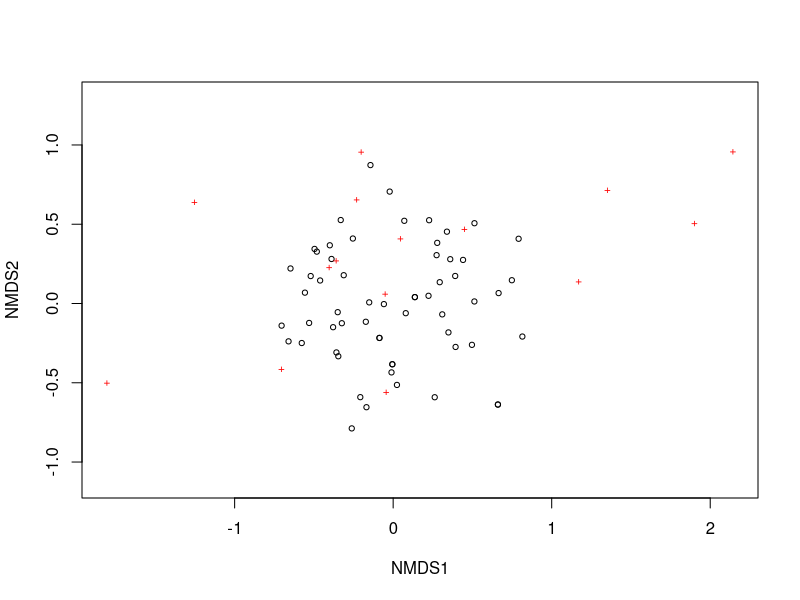
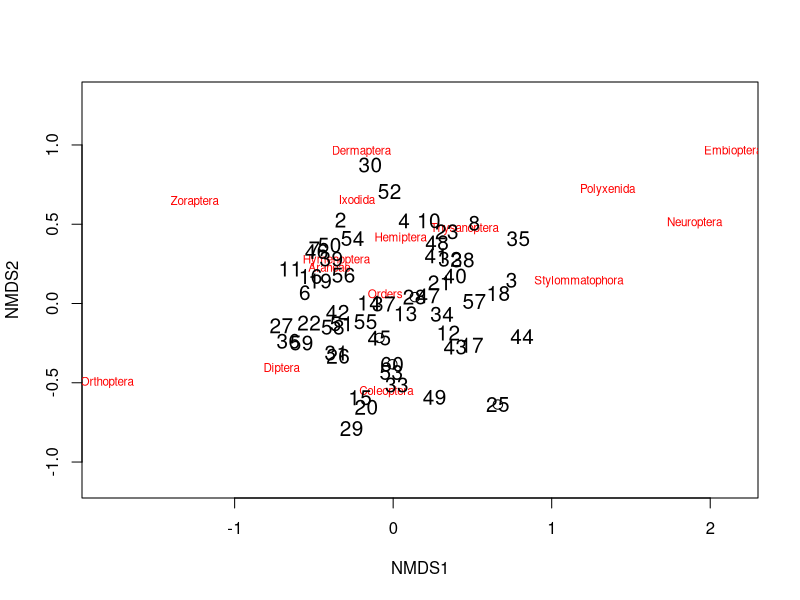
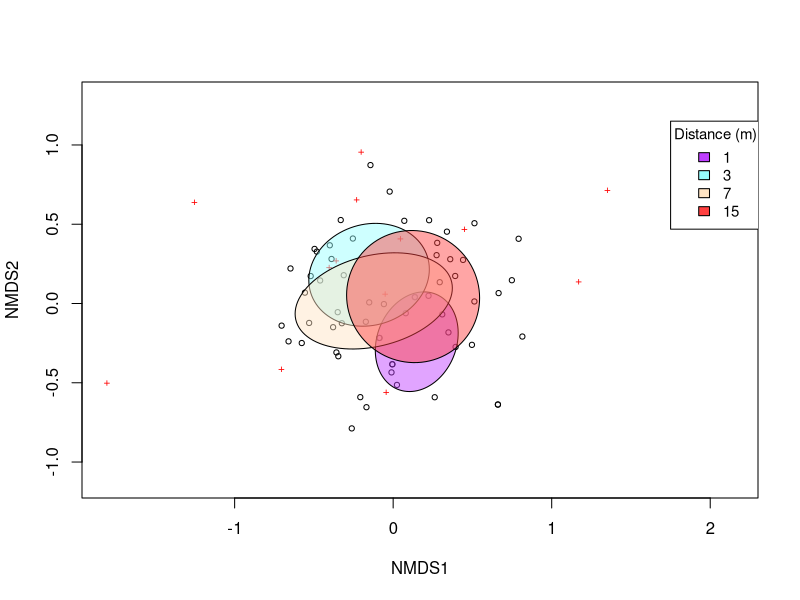
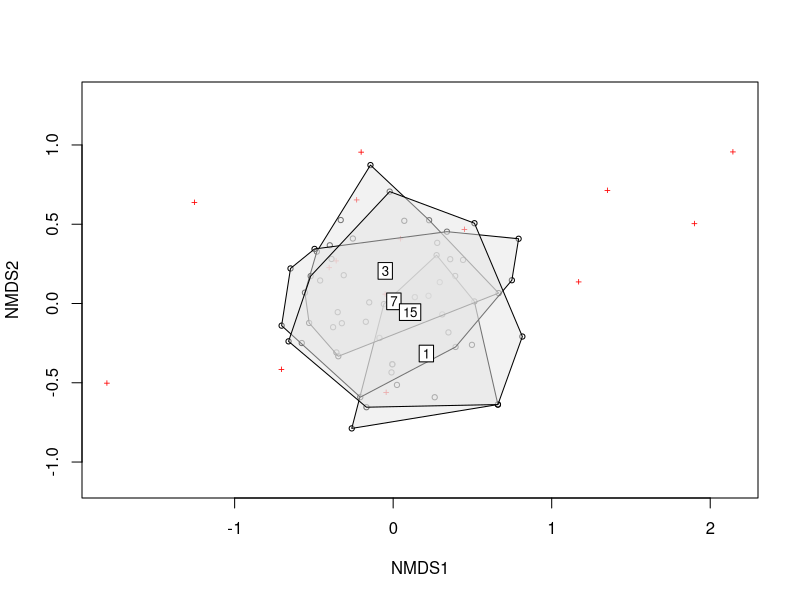
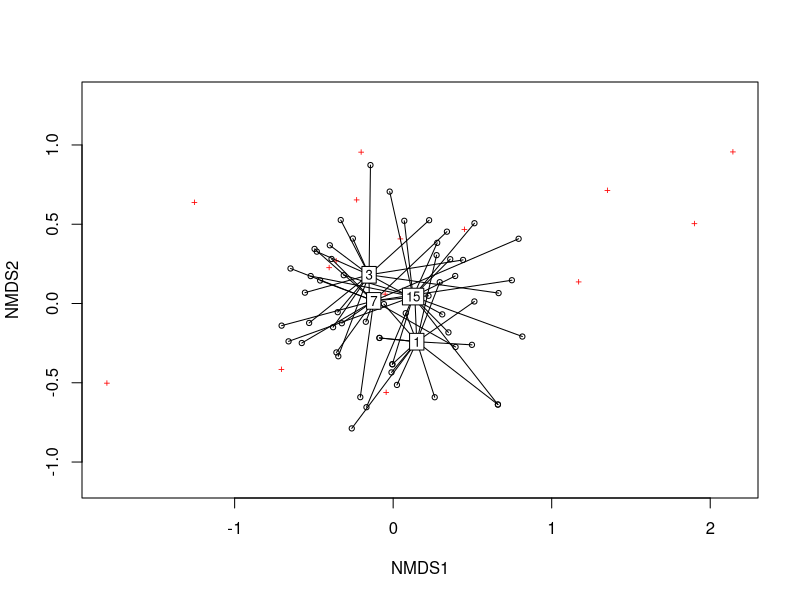
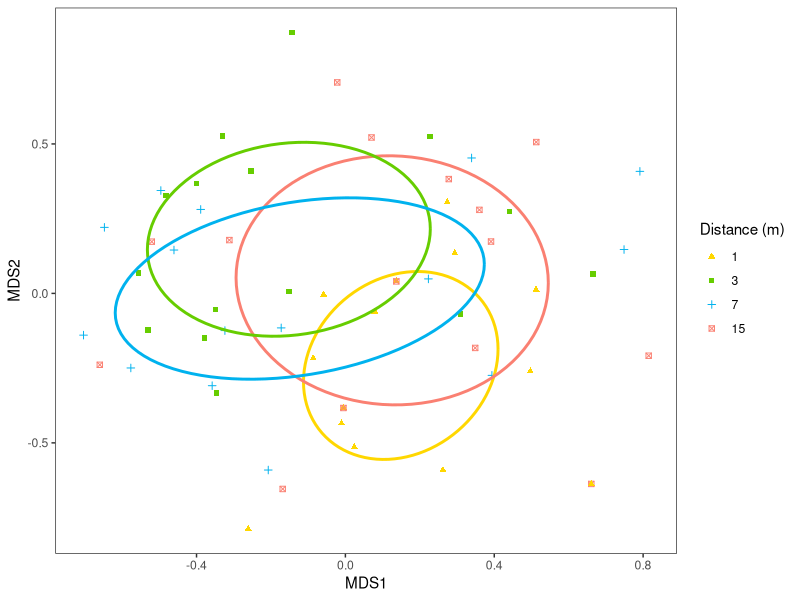
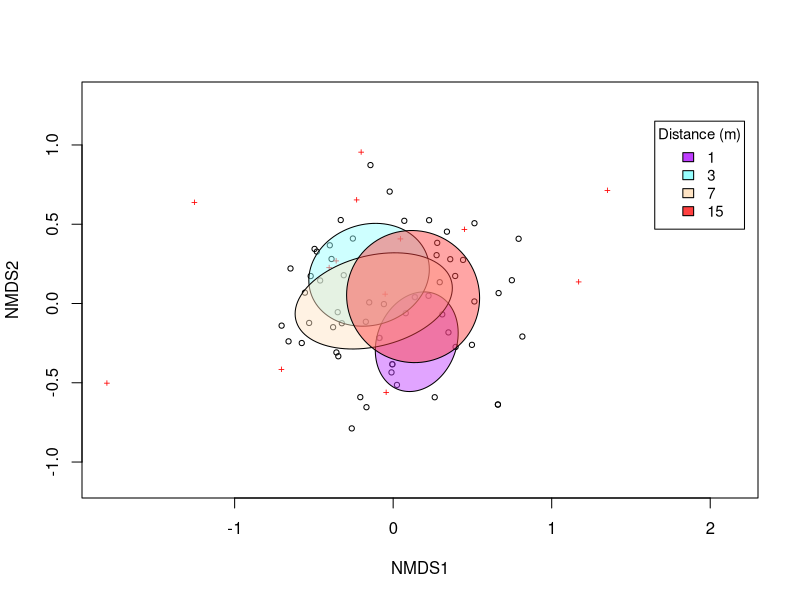
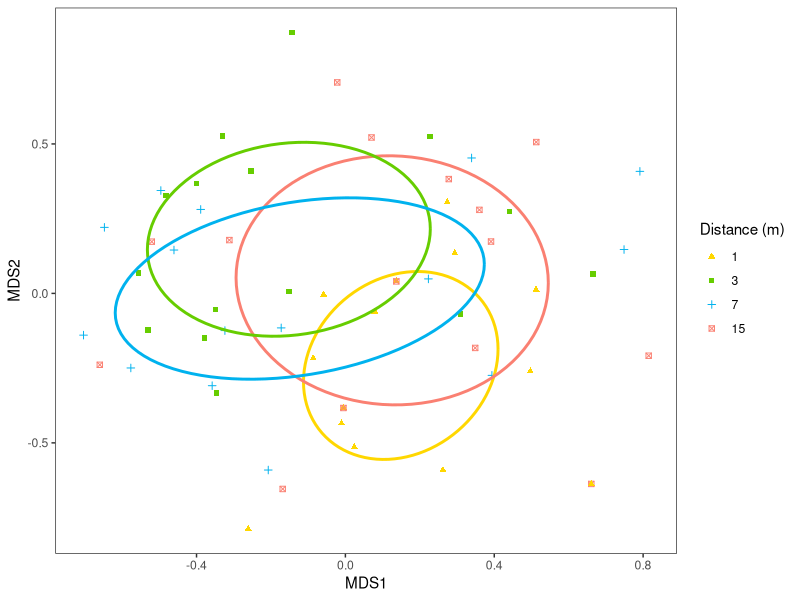

Here is the R script that generated these plots, in order: (Note: this script raises an error after producing the figures.)
##%##########################################################%##
#                                                              #
####                     NMDS TUTORIAL                      ####
####                   By Ray Rubia Rankin                  ####
####                  Created on 29/11/2022                 ####
#                                                              #
##%##########################################################%##

# set working directory----
setwd("your_filepath")

# install packages-----
install.packages("vegan")
install.packages("permute")
install.packages("lattice")
install.packages("tidyverse")

# load libraries----
library(vegan) # for diversity analysis and ordination methods
library(permute) # necessary to run vegan package
library(lattice) # necessary to run vegan package
library(tidyverse) # for efficient data manipulation and visualization

# import data----
inverts <- read.csv("data/invert_data.csv")

# data manipulation----
# view dataset structure
head(inverts)
str(inverts)

# variables of interest must be factors
inverts$Distance = as.factor(inverts$Distance)

str(inverts)

# ordination----
# now we will proceed to create the ordination
inv.NMDS <- metaMDS(inverts [,6:20], distance = "bray", k = 3, trymax=100) 

## Bray-Curtis distance is chosen because it is not affected by zero values. 
##k represents the number of dimensions we want and is used to reduce stress.

# check stress value
inv.NMDS$stress 

## stress values are: <0.05 = excellent, ,0.1 = great, <0.2 = okay, >0.2 = poor. 
## It is standard practice to report the stress value.\

# data visualization----
# using Base R
plot(inv.NMDS) # circles show different communities/sites, crosses show different species
ordiplot(inv.NMDS, type = "n") # create blank ordination plot
orditorp(inv.NMDS, display = "species", col="red", air = 0.1)
orditorp(inv.NMDS, display = "sites", cex = 1.25, air = 0.1)

# by distance
# ellipse plot
ordiplot(inv.NMDS) # plot shows communities (circles) and species (crosses)
ordiellipse(inv.NMDS, inverts$Distance, label = FALSE, col=c("darkorchid1", "darkslategray1",
                                                               "bisque1", "brown1"), draw = "polygon", alpha=120)
legend(1.75, 1.15, title="Distance (m)",
       c("1","3","7","15"), fill=c("darkorchid1", "darkslategray1",
                                        "bisque1", "brown1"), horiz=FALSE, cex=.9)

# save plot
png("figures/base_NMDSplot.png", width=615, height=500)
ordiplot(inv.NMDS) # plot shows communities (circles) and species (crosses)
ordiellipse(inv.NMDS, inverts$Distance, label = FALSE, col=c("darkorchid1", "darkslategray1",
                                                             "bisque1", "brown1"), draw = "polygon", alpha=120)
legend(1.65, 1.15, title="Distance (m)",
       c("1","3","7","15"), fill=c("darkorchid1", "darkslategray1",
                                   "bisque1", "brown1"), horiz=FALSE, cex=.9)
dev.off()

# polygon plot
ordiplot(inv.NMDS)
ordihull(inv.NMDS, groups = inverts$Distance, draw="polygon", col="grey90", label = TRUE)

# spider plot
ordiplot(inv.NMDS) #plot shows communities (circles) and species (crosses)
ordispider(inv.NMDS, groups = inverts$Distance, label = TRUE)

# using ggplot
# ellipse plot
# create dataframe with the NMDS scores
NMDS1 = data.frame(MDS1 = inv.NMDS$points[,1], MDS2 = inv.NMDS$points[,2], group = inverts$Distance)

str(NMDS1) # checking our group variable is a factor

# create function to create ellipses
veganCovEllipse<-function (cov, center = c(0, 0), scale = 1, npoints = 100) 
{
  theta <- (0:npoints) * 2 * pi/npoints
  Circle <- cbind(cos(theta), sin(theta))
  t(center + scale * t(Circle %*% chol(cov)))
}

df_ell1 <- data.frame() # create empty dataframe

# fill this dataframe with values for creating ellipses
for(g in levels(NMDS1$group)){
  df_ell1 <- rbind(df_ell1, cbind(as.data.frame(with(NMDS1[NMDS1$group==g,],
                                                     veganCovEllipse(cov.wt(cbind(MDS1,MDS2),wt=rep(1/length(MDS1),length(MDS1)))$cov,center=c(mean(MDS1),mean(MDS2)))))
                                  ,group=g))
}

# plot
(inv_NMDSplot<- ggplot(data = NMDS1, aes(MDS1, MDS2)) + 
  geom_point(aes(color = group, shape = group)) + # adding different colours and shapes for points at different distances
  geom_path(data=df_ell1, aes(x=MDS1, y=MDS2, colour=group), linewidth=1) + # use size argument if ggplot2 < v. 3.4.0
  guides(color = guide_legend(override.aes = list(linetype=c(NA,NA,NA,NA)))) + # removes lines from legend
  theme_bw() + 
  theme(panel.grid = element_blank()) + # remove background grid
  scale_color_manual(name = "Distance (m)", # legend title
                     labels = c("1","3","7","15"), # adjusting legend labels
                     values = c("gold", "chartreuse3", 
                                "deepskyblue2", "salmon")) + # customising colours
  scale_shape_manual("Distance (m)", # legend title
                     labels = c("1","3","7","15"), # adjusting legend labels
                     values = c(17, 15, 3, 7))) # customising shapes
# save plot
ggsave(filename = "figures/invNMDS_plot.png", inv_NMDSplot, device = "png")

# data analysis----
# using a PERMANOVA to test the differences in community composition
# This is a PERmutational Multivariate ANalysis Of VAriance and tests the differences between groups, like an ANOVA, but with lots of variables.
# it is essentially a multivariate analysis of variance used to compare groups of objects
inv_permanova <- adonis2(inverts [,6:20] ~ Distance, inverts, 
                             permutations = 999, method = "bray")
inv_permanova

# simper analysis
# this is a SIMilarity PERcentage analysis and compares community differences and reports what species are driving those differences.

(inv.dist.sim <- with(inverts[,c(1,2,3,4,5,21)], simper(inverts[,5:20], Distance, permutations = 100)))
summary(inv.dist.sim)

# shows species driving differences in community composition between different distances
